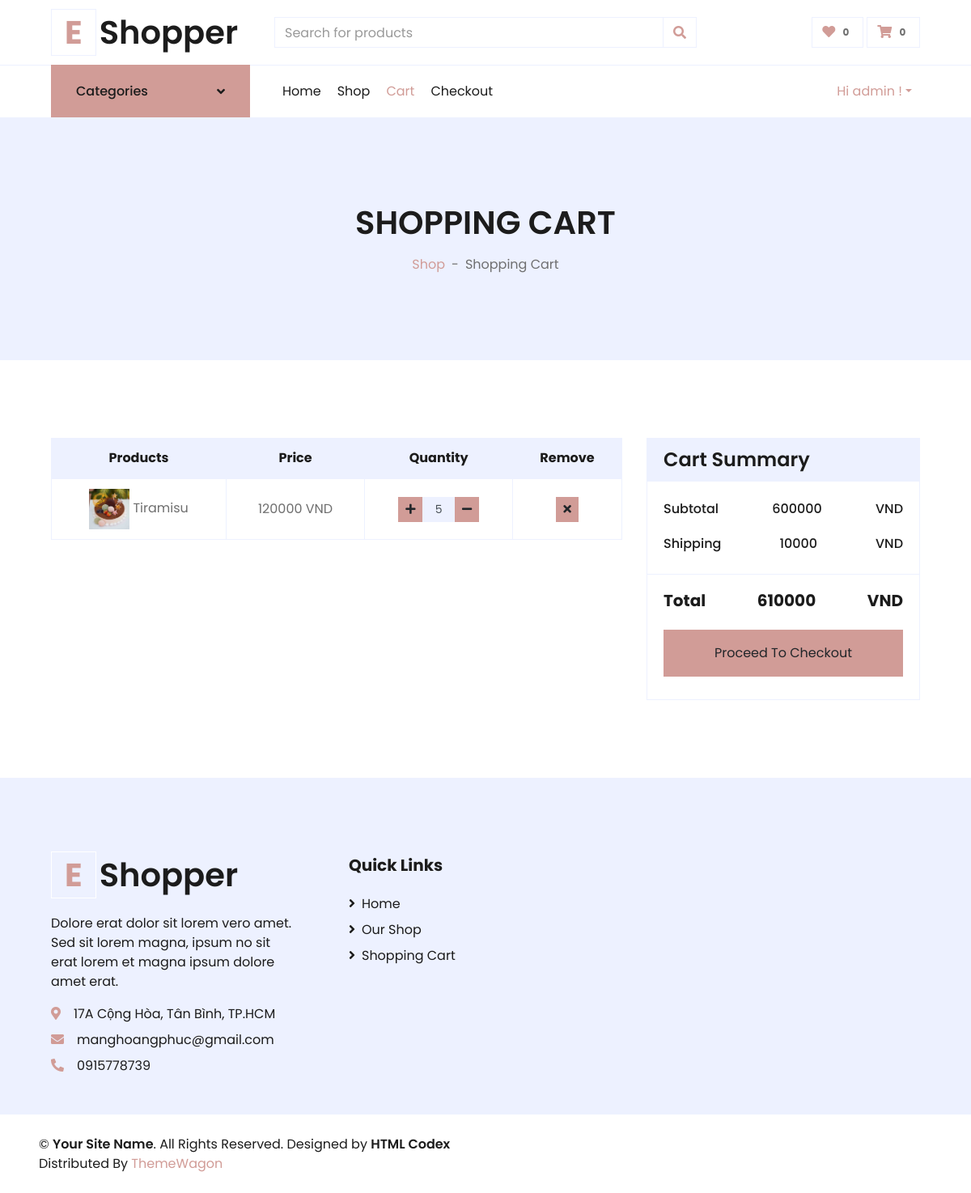
The page /cart/ (signed in) on the database as committed earlier.
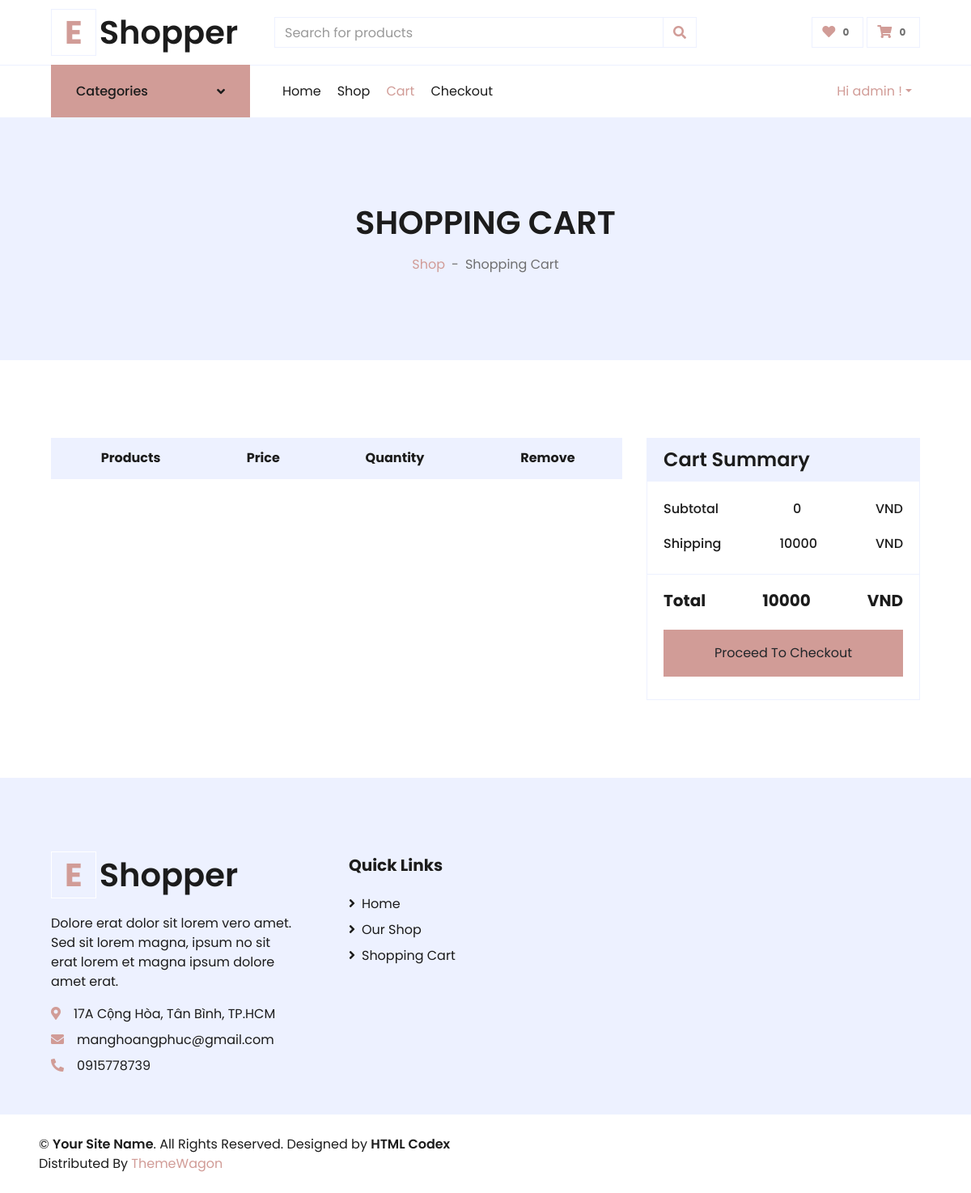
The same page on the database as committed later.
### customer/models.py (models this page shows)
class Customer(AbstractUser):
    phone_number = models.CharField(default='', max_length=15)
    address = models.CharField(default='', max_length=255)

### cart/models.py (models this page shows, shortened)
class CartItem(models.Model):
    cart = models.ForeignKey(Cart, on_delete=models.CASCADE)
    item = models.ForeignKey(Product, on_delete=models.CASCADE)
    quantity = models.IntegerField(default=1, validators=[MinValueValidator(0)])
    created_at = models.DateTimeField(auto_now_add=True)
    updated_at = models.DateTimeField(auto_now=True)

### product/models.py (models this page shows)
class Product(models.Model):
    title = models.CharField(max_length=255, default='')
    description = models.TextField(default='')
    product_detail = models.TextField(default='')
    category = models.ForeignKey(Category, on_delete=models.CASCADE)
    price = models.IntegerField(default=0, validators=[MinValueValidator(0)])
    sale_price = models.IntegerField(default=0, validators=[MinValueValidator(0)])
    image = models.ImageField(upload_to='images/', blank=True)
    inventory = models.IntegerField(default=0, validators=[MinValueValidator(0)])
    def __str__(self):
        return self.title

### cart/views.py (the view)
# urls.py: path('', views.ViewCart.as_view(), name='cart'),
class ViewCart(View):
    @method_decorator(login_required, permission_required(perm='cart.view_cart'))
    def get(self, request):
        categories = Category.objects.all()
        user = request.user
        role = request.role
        cart = Cart.objects.filter(customer=user)
        if cart:
            cart = Cart.objects.get(customer=user)
            cart_item = CartItem.objects.filter(cart=cart)
            amount = 0
            for i in cart_item:
                value = i.quantity * i.item.sale_price
                amount = amount + value
            total_amount = amount + 10000
            cart.total = total_amount
            cart.save()
            return render(request, 'cart/cart.html', locals())
        else:
            Cart(customer=user).save()
            return render(request, 'cart/cart.html', locals())

### templates/cart/cart.html (shortened to what this page needs)
{% extends 'cart/base.html' %}
{% load static %}
{% load mathfilters %}
{% block cssblock %}
    <link href="https://cdnjs.cloudflare.com/ajax/libs/font-awesome/5.10.0/css/all.min.css" rel="stylesheet">
    <link href="{% static 'homepage/lib/owlcarousel/assets/owl.carousel.min.css' %}" rel="stylesheet">
    <link href="{% static 'homepage/css/style.css' %}" rel="stylesheet">
{% endblock %}
{% block content %}
    <div class="container-fluid bg-secondary mb-5">
        <div class="d-flex flex-column align-items-center justify-content-center" style="min-height: 300px">
            <h1 class="font-weight-semi-bold text-uppercase mb-3">Shopping Cart</h1>
            <div class="d-inline-flex">
                <p class="m-0"><a href="{% url 'list-product' %}">Shop</a></p>
                <p class="m-0 px-2">-</p>
                <p class="m-0">Shopping Cart</p>
            </div>
        </div>
    </div>
    <div class="container-fluid pt-5">
        <div class="row px-xl-5">
            <div class="col-lg-8 table-responsive mb-5">
                <table class="table table-bordered text-center mb-0">
                    <thead class="bg-secondary text-dark">
                        <tr>
                            <th>Products</th>
                            <th>Price</th>
                            <th>Quantity</th>
                            <th>Remove</th>
                        </tr>
                    </thead>
                    <tbody class="align-middle">
                    {% for item in cart_item %}
                        <div>
                            <tr>
                                <td class="align-middle"><img src="{{item.item.image.url}}" alt="" style="width: 50px;"> {{item.item}} </td>
                                <td class="align-middle">{{item.item.sale_price}} VND</td>
                                <td class="align-middle">
                                    <div class="input-group quantity mx-auto" style="width: 100px;">
                                        <div class="input-group-btn">
                                            <a class="btn btn-sm btn-primary btn-plus" pid={{item.item.id}} ><i class="fa fa-plus" ></i></a>
                                        </div>
                                        <span id="quantity" class="form-control form-control-sm bg-secondary text-center" >{{item.quantity}}</span>
                                        <div class="input-group-btn">
                                            <a class="btn btn-sm btn-primary btn-minus" pid={{item.item.id}} ><i class="fa fa-minus"></i></a>
                                        </div>
                                    </div>
                                </td>
                                <td class="align-middle"><a class="btn btn-sm btn-primary bnt-remove" pid="{{item.item.id}}"><i class="fa fa-times"></i></a></td>
                            </tr>
                        </div>
                    {% endfor %}
                    </tbody>
                </table>
            </div>
            <div class="col-lg-4">
                <form action="{% url 'checkout' %}" >
                <div class="card border-secondary mb-5">
                    <div class="card-header bg-secondary border-0">
                        <h4 class="font-weight-semi-bold m-0">Cart Summary</h4>
                    </div>
                    <div class="card-body">
                        <div class="d-flex justify-content-between mb-3 pt-1">
                            <h6 class="font-weight-medium">Subtotal</h6>
                            <h6 class="font-weight-medium" id="amount">{{amount}}</h6>
                            <h6 class="font-weight-medium">VND</h6>
                        </div>
                        <div class="d-flex justify-content-between">
                            <h6 class="font-weight-medium">Shipping</h6>
                            <h6 class="font-weight-medium">10000</h6>
                            <h6 class="font-weight-medium">VND</h6>
                        </div>
                    </div>
                    <div class="card-footer border-secondary bg-transparent">
                        <div class="d-flex justify-content-between mt-2">
                            <h5 class="font-weight-bold">Total</h5>
                            <h5 class="font-weight-bold" id="total_amount">{{total_amount}}</h5>
                            <h5 class="font-weight-bold">VND</h5>
                        </div>
                        <button type="submit" class="btn btn-block btn-primary my-3 py-3" >Proceed To Checkout</button>
                    </div>
                </div>
                </form>
            </div>
        </div>
    </div>
{% endblock %}

### templates/cart/base.html (shortened to what this page needs)
{% load static %}
<!DOCTYPE html>
<html lang="en">
<head>
    {% block cssblock %}
    {% endblock %}
</head>
<body>
 {% include 'cart/navbar.html' %}
 {% block content %}
 {% endblock %}
 {% include 'cart/footer.html' %}
</body>
</html>

### templates/cart/navbar.html (shortened to what this page needs)
{% load static %}
    <div class="container-fluid">
        <div class="row align-items-center py-3 px-xl-5">
            <div class="col-lg-3 d-none d-lg-block">
                <a href="{% url 'index' %}" class="text-decoration-none">
                    <h1 class="m-0 display-5 font-weight-semi-bold"><span class="text-primary font-weight-bold border px-3 mr-1">E</span>Shopper</h1>
                </a>
            </div>
            <div class="col-lg-6 col-6 text-left">
            <form action="{% url 'product-search' %}">
                <div class="input-group">
                    <input type="search" name="search" class="form-control" placeholder="Search for products">
                    <div class="input-group-append">
                        <button class="input-group-text bg-transparent text-primary">
                            <i class="fa fa-search"></i>
                        </button>
                    </div>
                </div>
            </form>
            </div>
            <div class="col-lg-3 col-6 text-right">
                <a href="" class="btn border">
                    <i class="fas fa-heart text-primary"></i>
                    <span class="badge">0</span>
                </a>
                <a href="" class="btn border">
                    <i class="fas fa-shopping-cart text-primary"></i>
                    <span class="badge">0</span>
                </a>
            </div>
        </div>
    </div>
    <div class="container-fluid">
        <div class="row border-top px-xl-5">
            <div class="col-lg-3 d-none d-lg-block">
                <a class="btn shadow-none d-flex align-items-center justify-content-between bg-primary text-white w-100" data-toggle="collapse" href="#navbar-vertical" style="height: 65px; margin-top: -1px; padding: 0 30px;">
                    <h6 class="m-0">Categories</h6>
                    <i class="fa fa-angle-down text-dark"></i>
                </a>
            </div>
            <div class="col-lg-9">
                <nav class="navbar navbar-expand-lg bg-light navbar-light py-3 py-lg-0 px-0">
                    <div class="collapse navbar-collapse justify-content-between" id="navbarCollapse">
                        <div class="navbar-nav mr-auto py-0">
                            <a href="{% url 'index' %}" class="nav-item nav-link">Home</a>
                            <a href="{% url 'list-product'%}" class="nav-item nav-link ">Shop</a>
                            <a href="{% url 'cart' %}" class="nav-item nav-link active">Cart</a>
                            <a href="{% url 'checkout' %}" class="nav-item nav-link">Checkout</a>
                        </div>
                        <div class="navbar-nav ml-auto py-0">
                            {% if user.is_authenticated %}
                            <div class="nav-item dropdown">
                                {% if role != 'Customer' %}
                                <a href="#" class="nav-link dropdown-toggle active" data-toggle="dropdown">Hi {{ user.username }} !</a>
                                {% endif %}
                            </div>
                            {% else %}
                            <a href="{% url 'login' %}" class="nav-item nav-link">Login</a>
                            <a href="{% url 'register' %}" class="nav-item nav-link">Register</a>
                            {% endif %}
                        </div>
                    </div>
                </nav>
            </div>
        </div>
    </div>

### templates/cart/footer.html (shortened to what this page needs)
{% load static %}
    <div class="container-fluid bg-secondary text-dark mt-5 pt-5">
        <div class="row px-xl-5 pt-5">
            <div class="col-lg-4 col-md-12 mb-5 pr-3 pr-xl-5">
                <a href="" class="text-decoration-none">
                    <h1 class="mb-4 display-5 font-weight-semi-bold"><span class="text-primary font-weight-bold border border-white px-3 mr-1">E</span>Shopper</h1>
                </a>
                <p>Dolore erat dolor sit lorem vero amet. Sed sit lorem magna, ipsum no sit erat lorem et magna ipsum dolore amet erat.</p>
                <p class="mb-2"><i class="fa fa-map-marker-alt text-primary mr-3"></i>17A Cộng Hòa, Tân Bình, TP.HCM</p>
                <p class="mb-2"><i class="fa fa-envelope text-primary mr-3"></i>manghoangphuc@gmail.com</p>
                <p class="mb-0"><i class="fa fa-phone-alt text-primary mr-3"></i>0915778739</p>
            </div>
            <div class="col-lg-8 col-md-12">
                <div class="row">
                    <div class="col-md-4 mb-5">
                        <h5 class="font-weight-bold text-dark mb-4">Quick Links</h5>
                        <div class="d-flex flex-column justify-content-start">
                            <a class="text-dark mb-2" href="{% url 'index' %}"><i class="fa fa-angle-right mr-2"></i>Home</a>
                            <a class="text-dark mb-2" href="{% url 'list-product' %}"><i class="fa fa-angle-right mr-2"></i>Our Shop</a>
                            <a class="text-dark mb-2" href="{% url 'cart' %}"><i class="fa fa-angle-right mr-2"></i>Shopping Cart</a>
                        </div>
                    </div>
                    <div class="col-md-4 mb-5">
                    </div>
                    </div>
                </div>
            </div>
        </div>
        <div class="row border-top border-light mx-xl-5 py-4">
            <div class="col-md-6 px-xl-0">
                <p class="mb-md-0 text-center text-md-left text-dark">
                    &copy; <a class="text-dark font-weight-semi-bold" href="#">Your Site Name</a>. All Rights Reserved. Designed
                    by
                    <a class="text-dark font-weight-semi-bold" href="https://htmlcodex.com">HTML Codex</a><br>
                    Distributed By <a href="https://themewagon.com" target="_blank">ThemeWagon</a>
                </p>
            </div>
        </div>

Rows that differ between the two databases and show on the page:
removed CartItem: item.image (picture), item "Tiramisu", item.sale_price "120000", quantity "5"
Other text that changed with them:
{{ amount }}: "600000" → "0"
{{ total_amount }}: "610000" → "10000"
